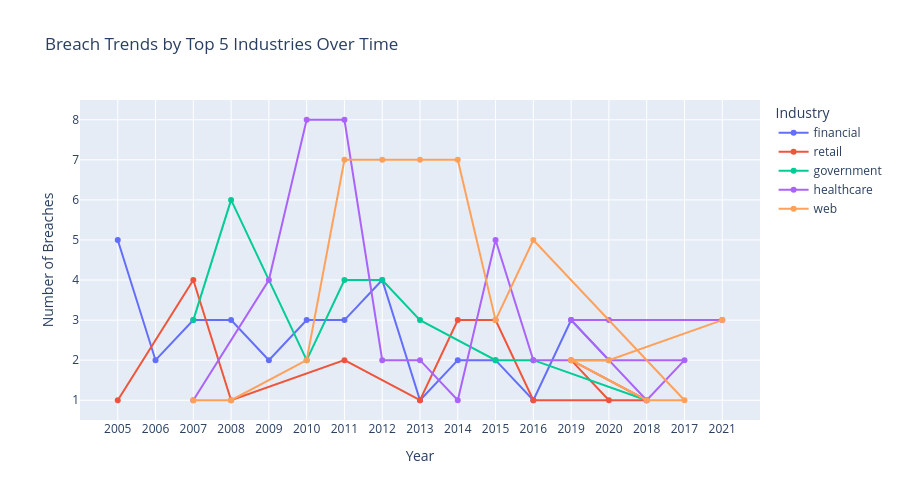

Notebook code for this chart:
### Code cell
yearly_sector = df.groupby(['year', 'organization_type']).size().reset_index(name='count')
top5_sectors = df['organization_type'].value_counts().head(5).index
filtered = yearly_sector[yearly_sector['organization_type'].isin(top5_sectors)]

fig = px.line(filtered, x='year', y='count', color='organization_type',
              title='Breach Trends by Top 5 Industries Over Time',
              labels={'count': 'Number of Breaches',
                      'year': 'Year',
                      'organization_type': 'Industry'},
              markers=True)

fig.update_layout(height=500)
fig.write_html('../outputs/chart5_interactive.html')
fig.show()
print("Interactive chart saved!")

### Figure 1 — Plotly figure (JSON) as saved in the notebook; plotly's stock layout.template omitted (floating-point values rounded to 4 significant figures)
{"data": [{"hovertemplate": "Industry=financial<br>Year=%{x}<br>Number of Breaches=%{y}<extra></extra>", "legendgroup": "financial", "line": {"color": "#636efa", "dash": "solid"}, "marker": {"symbol": "circle"}, "mode": "lines+markers", "name": "financial", "orientation": "v", "showlegend": true, "type": "scatter", "x": ["2005", "2006", "2007", "2008", "2009", "2010", "2011", "2012", "2013", "2014", "2015", "2016", "2019", "2020"], "xaxis": "x", "y": [5, 2, 3, 3, 2, 3, 3, 4, 1, 2, 2, 1, 3, 2], "yaxis": "y"}, {"hovertemplate": "Industry=retail<br>Year=%{x}<br>Number of Breaches=%{y}<extra></extra>", "legendgroup": "retail", "line": {"color": "#EF553B", "dash": "solid"}, "marker": {"symbol": "circle"}, "mode": "lines+markers", "name": "retail", "orientation": "v", "showlegend": true, "type": "scatter", "x": ["2005", "2007", "2008", "2011", "2013", "2014", "2015", "2016", "2018", "2019", "2020"], "xaxis": "x", "y": [1, 4, 1, 2, 1, 3, 3, 1, 1, 2, 1], "yaxis": "y"}, {"hovertemplate": "Industry=government<br>Year=%{x}<br>Number of Breaches=%{y}<extra></extra>", "legendgroup": "government", "line": {"color": "#00cc96", "dash": "solid"}, "marker": {"symbol": "circle"}, "mode": "lines+markers", "name": "government", "orientation": "v", "showlegend": true, "type": "scatter", "x": ["2007", "2008", "2010", "2011", "2012", "2013", "2015", "2016", "2018"], "xaxis": "x", "y": [3, 6, 2, 4, 4, 3, 2, 2, 1], "yaxis": "y"}, {"hovertemplate": "Industry=healthcare<br>Year=%{x}<br>Number of Breaches=%{y}<extra></extra>", "legendgroup": "healthcare", "line": {"color": "#ab63fa", "dash": "solid"}, "marker": {"symbol": "circle"}, "mode": "lines+markers", "name": "healthcare", "orientation": "v", "showlegend": true, "type": "scatter", "x": ["2007", "2009", "2010", "2011", "2012", "2013", "2014", "2015", "2016", "2017", "2018", "2019", "2020", "2021"], "xaxis": "x", "y": [1, 4, 8, 8, 2, 2, 1, 5, 2, 2, 1, 3, 3, 3], "yaxis": "y"}, {"hovertemplate": "Industry=web<br>Year=%{x}<br>Number of Breaches=%{y}<extra></extra>", "legendgroup": "web", "line": {"color": "#FFA15A", "dash": "solid"}, "marker": {"symbol": "circle"}, "mode": "lines+markers", "name": "web", "orientation": "v", "showlegend": true, "type": "scatter", "x": ["2007", "2008", "2010", "2011", "2012", "2013", "2014", "2015", "2016", "2017", "2018", "2019", "2020", "2021"], "xaxis": "x", "y": [1, 1, 2, 7, 7, 7, 7, 3, 5, 1, 1, 2, 2, 3], "yaxis": "y"}], "layout": {"height": 500, "legend": {"title": {"text": "Industry"}, "tracegroupgap": 0}, "title": {"text": "Breach Trends by Top 5 Industries Over Time"}, "xaxis": {"anchor": "y", "domain": [0, 1], "title": {"text": "Year"}}, "yaxis": {"anchor": "x", "domain": [0, 1], "title": {"text": "Number of Breaches"}}}}
